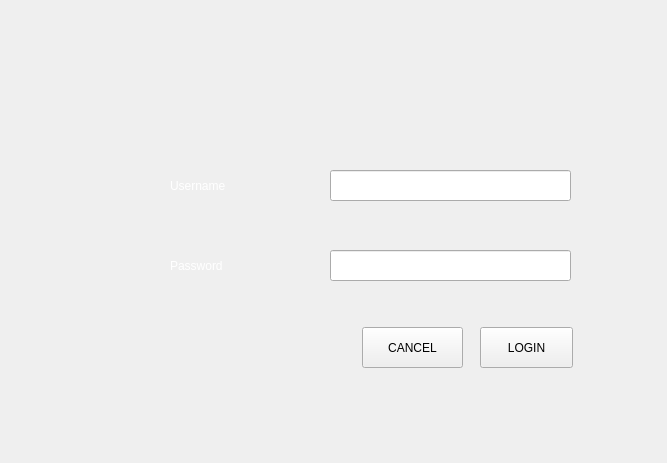
<?xml version="1.0" encoding="UTF-8"?>
<ui version="4.0">
 <class>LoginForm</class>
 <widget class="QWidget" name="LoginForm">
  <property name="geometry">
   <rect>
    <x>0</x>
    <y>0</y>
    <width>667</width>
    <height>463</height>
   </rect>
  </property>
  <property name="windowTitle">
   <string>Form</string>
  </property>
  <widget class="QPushButton" name="LoginPushButton">
   <property name="geometry">
    <rect>
     <x>480</x>
     <y>327</y>
     <width>93</width>
     <height>41</height>
    </rect>
   </property>
   <property name="text">
    <string>LOGIN</string>
   </property>
  </widget>
  <widget class="QLineEdit" name="UsernameLineEdit">
   <property name="geometry">
    <rect>
     <x>330</x>
     <y>170</y>
     <width>241</width>
     <height>31</height>
    </rect>
   </property>
  </widget>
  <widget class="QLabel" name="PasswordLabel">
   <property name="geometry">
    <rect>
     <x>170</x>
     <y>250</y>
     <width>101</width>
     <height>31</height>
    </rect>
   </property>
   <property name="styleSheet">
    <string notr="true">color: rgb(255, 255, 255);
font: 75 10pt &quot;MS Shell Dlg 2&quot;;</string>
   </property>
   <property name="text">
    <string>Password</string>
   </property>
  </widget>
  <widget class="QLabel" name="LogoLabel">
   <property name="geometry">
    <rect>
     <x>290</x>
     <y>60</y>
     <width>91</width>
     <height>61</height>
    </rect>
   </property>
   <property name="styleSheet">
    <string notr="true">image: url(:/resources/icons/user.png);</string>
   </property>
   <property name="text">
    <string/>
   </property>
  </widget>
  <widget class="QLabel" name="UserNameLabel">
   <property name="geometry">
    <rect>
     <x>170</x>
     <y>170</y>
     <width>101</width>
     <height>31</height>
    </rect>
   </property>
   <property name="styleSheet">
    <string notr="true">color: rgb(255, 255, 255);
font: 75 10pt &quot;MS Shell Dlg 2&quot;;</string>
   </property>
   <property name="text">
    <string>Username </string>
   </property>
  </widget>
  <widget class="QPushButton" name="CancelPushButton">
   <property name="geometry">
    <rect>
     <x>362</x>
     <y>327</y>
     <width>101</width>
     <height>41</height>
    </rect>
   </property>
   <property name="text">
    <string>CANCEL</string>
   </property>
  </widget>
  <widget class="QLineEdit" name="PasswordLineEdit">
   <property name="geometry">
    <rect>
     <x>330</x>
     <y>250</y>
     <width>241</width>
     <height>31</height>
    </rect>
   </property>
  </widget>
 </widget>
 <resources/>
 <connections/>
</ui>
